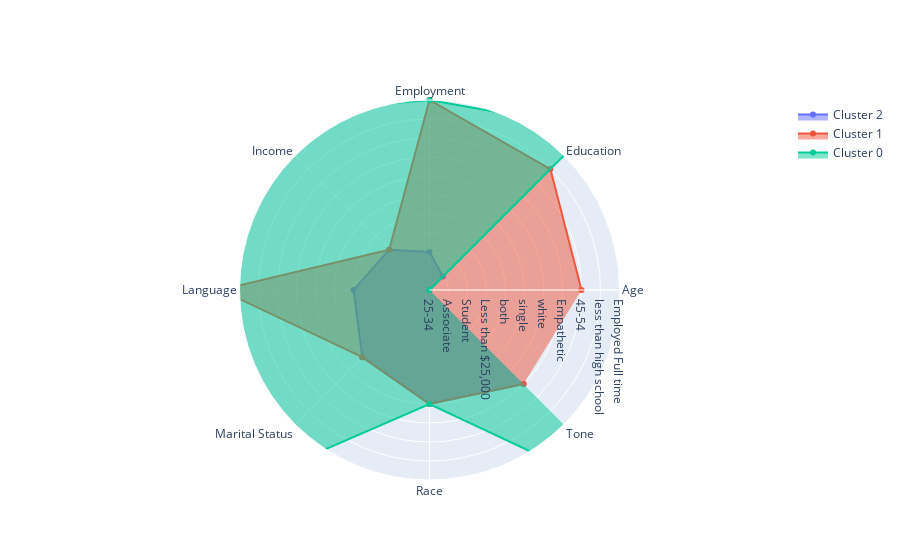

Notebook code for this chart:
### Code cell
import plotly.graph_objects as go

# Prepare data for radar chart
clusters = df_umap['Cluster'].unique()
data = []

for cluster in clusters:
    df_cluster = df_umap[df_umap['Cluster'] == cluster]
    values = [
        df_cluster['age'].mode()[0],
        df_cluster['education'].mode()[0],
        df_cluster['employment'].mode()[0],
        df_cluster['income'].mode()[0],
        df_cluster['language'].mode()[0],
        df_cluster['marital_status'].mode()[0],
        df_cluster['race'].mode()[0],
        df_cluster['tone'].mode()[0]
    ]
    data.append(go.Scatterpolar(
        r=values,
        theta=['Age', 'Education', 'Employment', 'Income', 'Language', 'Marital Status', 'Race', 'Tone'],
        fill='toself',
        name=f'Cluster {cluster}'
    ))

# Create radar chart
fig = go.Figure(data=data)
fig.update_layout(polar=dict(
    radialaxis=dict(visible=True, range=[0, 10])
), showlegend=True)
fig.show()

### Figure 1 — Plotly figure (JSON) as saved in the notebook; plotly's stock layout.template omitted (floating-point values rounded to 4 significant figures)
{"data": [{"fill": "toself", "name": "Cluster 2", "r": ["25-34", "Associate", "Student", "Less than $25,000", "both", "single", "white", "Empathetic"], "theta": ["Age", "Education", "Employment", "Income", "Language", "Marital Status", "Race", "Tone"], "type": "scatterpolar"}, {"fill": "toself", "name": "Cluster 1", "r": ["45-54", "less than high school", "Employed Full time", "Less than $25,000", "spanish", "single", "white", "Empathetic"], "theta": ["Age", "Education", "Employment", "Income", "Language", "Marital Status", "Race", "Tone"], "type": "scatterpolar"}, {"fill": "toself", "name": "Cluster 0", "r": ["25-34", "Bachelor", "Employed Full time", "$50,000 - $74,999", "english", "married", "white", "Simplier"], "theta": ["Age", "Education", "Employment", "Income", "Language", "Marital Status", "Race", "Tone"], "type": "scatterpolar"}], "layout": {"polar": {"radialaxis": {"range": [0, 10], "visible": true}}, "showlegend": true}}
